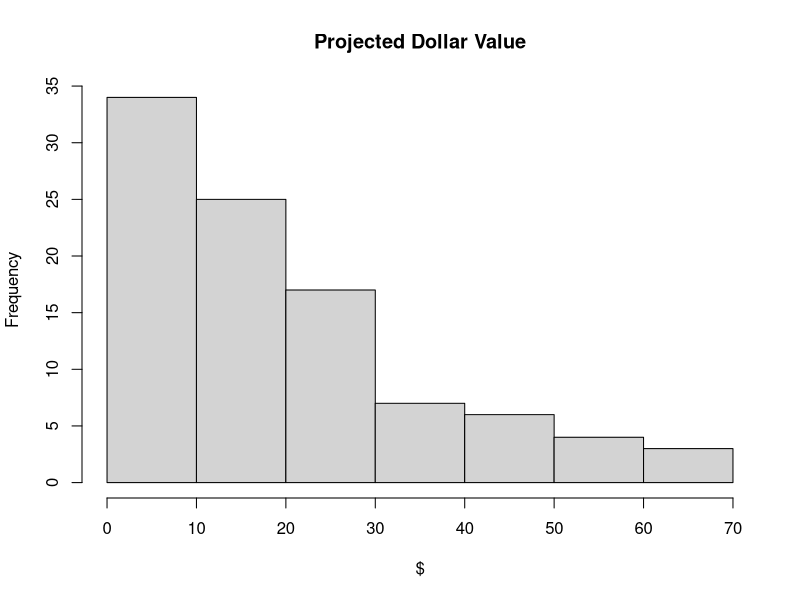
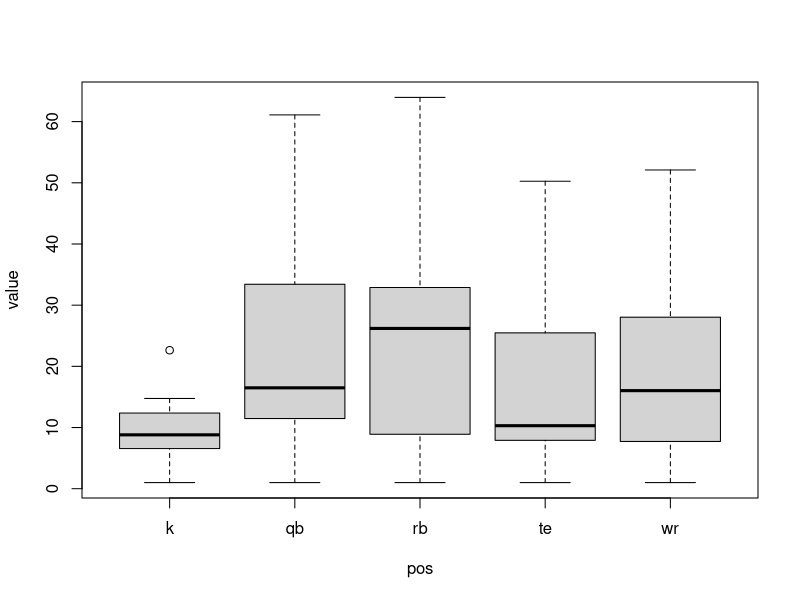

R code for these plots, in order: (Note: this script raises an error after producing the figures.)
## ---- chunk 1
# create your own data.frame
x <- data.frame(id=1:3, letter=letters[1:3], value=rnorm(3), even=(1:3)%%2==0)
x
nrow(x)
ncol(x)
names(x)
rownames(x)
str(x)
## ---- chunk 2
setwd(file.path('~','Documents','football-values'))
k <- read.csv('proj_k14.csv', header=TRUE, stringsAsFactors=FALSE)
qb <- read.csv('proj_qb14.csv', header=TRUE, stringsAsFactors=FALSE)
rb <- read.csv('proj_rb14.csv', header=TRUE, stringsAsFactors=FALSE)
te <- read.csv('proj_te14.csv', header=TRUE, stringsAsFactors=FALSE)
wr <- read.csv('proj_wr14.csv', header=TRUE, stringsAsFactors=FALSE)

# generate unique list of column names
cols <- unique(c(names(k), names(qb), names(rb), names(te), names(wr)))

# create a new column in each data.frame
# values are recylcled
# concept: ?Extract
k[,'pos'] <- 'k'
qb[,'pos'] <- 'qb'
rb[,'pos'] <- 'rb'
te[,'pos'] <- 'te'
wr[,'pos'] <- 'wr'

# append 'pos' to unique column list
cols <- c(cols, 'pos')

# create common columns in each data.frame
# initialize values to zero
k[,setdiff(cols, names(k))] <- 0
qb[,setdiff(cols, names(qb))] <- 0
rb[,setdiff(cols, names(rb))] <- 0
te[,setdiff(cols, names(te))] <- 0
wr[,setdiff(cols, names(wr))] <- 0

# combine data.frames by row, using consistent column order
x <- rbind(k[,cols], qb[,cols], rb[,cols], te[,cols], wr[,cols])

# guess how to combine by column

# rename column names, by removing periods
# this fails because the period has a special meaning
sub('.', '', names(x))

# furthermore, gsub does global replacement, not single replacement
names(x) <- gsub('[.]', '', names(x))
## ---- chunk 3
# calculate new columns
# convert NFL stat to fantasy points
x[,'p_fg'] <- x[,'fg']*4
x[,'p_xpt'] <- x[,'xpt']*1
x[,'p_pass_yds'] <- x[,'pass_yds']/25
x[,'p_pass_tds'] <- x[,'pass_tds']*4
x[,'p_pass_ints'] <- x[,'pass_ints']*-2
x[,'p_rush_yds'] <- x[,'rush_yds']/10
x[,'p_rush_tds'] <- x[,'rush_tds']*6
x[,'p_fumbles'] <- x[,'fumbles']*-2
x[,'p_rec_yds'] <- x[,'rec_yds']/20
x[,'p_rec_tds'] <- x[,'rec_tds']*6

# sum selected column values for every row
# this is total fantasy points for each player
x[,'points'] <- rowSums(x[,grep("^p_", names(x))])
## ---- chunk 4
# create new data.frame ordered by points descendingly
x2 <- x[order(x[,'points'], decreasing=TRUE),]

# which rows contain quarterbacks?
which(x2[,'pos']=='qb')

# which row contains the 12th best quarterback?
which(x2[,'pos']=='qb')[12]

# which row contains the 90th best quarterback?
which(x2[,'pos']=='qb')[90]

# determine the row indeces for each position
k.ix <- which(x2[,'pos']=='k')
qb.ix <- which(x2[,'pos']=='qb')
rb.ix <- which(x2[,'pos']=='rb')
te.ix <- which(x2[,'pos']=='te')
wr.ix <- which(x2[,'pos']=='wr')
## ---- chunk 5
# calculate marginal points by subtracting "baseline" player's points
x2[k.ix, 'marg'] <- x2[k.ix,'points'] - x2[k.ix[12],'points']
x2[qb.ix, 'marg'] <- x2[qb.ix,'points'] - x2[qb.ix[12],'points']
x2[rb.ix, 'marg'] <- x2[rb.ix,'points'] - x2[rb.ix[24],'points']
x2[te.ix, 'marg'] <- x2[te.ix,'points'] - x2[te.ix[12],'points']
x2[wr.ix, 'marg'] <- x2[wr.ix,'points'] - x2[wr.ix[36],'points']

# create a new data.frame subset by non-negative marginal points
x3 <- x2[x2[,'marg'] >= 0,]

# re-order by marginal points
x3 <- x3[order(x3[,'marg'], decreasing=TRUE),]

# reset the row names
rownames(x3) <- NULL

# calculation for player value
x3[,'value'] <- x3[,'marg']*(12*200-nrow(x))/sum(x3[,'marg']) + 1

# create a data.frame with more interesting columns
x4 <- x3[,c('PlayerName','pos','points','marg','value')]
head(x4)
tail(x4)
## ---- chunk 6
hist(x4[,'value'], main='Projected Dollar Value', xlab='$')
boxplot(value ~ pos, data=x4)
## ---- chunk 7
# select rows by index
x4[1:3,]
# select rows by name
x4[c("10","20","40","80"),]
# select columns by index, and first 10 rows
x4[seq(10),c(1,5)]
# select columns by name, and 5 random rows
x4[sample(nrow(x4), 5), c('pos','value')]
# be careful when selecting a single column
# no longer data.frame, but vector
x4[seq(5),'PlayerName']
# maintain data.frame structure
x4[seq(5),'PlayerName', drop=FALSE]
# select rows that satisfy condition
# every 10th row
x4[seq(nrow(x4))%%10 == 0,]
# quarterbacks
x4[x4[,'pos'] == 'qb',]
# wide receivers or tight ends, but only first 10
x4[x4[,'pos'] %in% c('wr','te'),][1:10,]
# same thing, different way
x4[grep("wr|te", x4[,'pos'])[1:10],]
# values greater than 35
x4[x4[,'value'] > 35,]
# combining conditions with AND
# running backs with value between 10 and 15
x4[x4[,'pos'] == 'rb' & x4[,'value'] >= 10 & x4[,'value'] <= 15,]
# combining conditions with OR
# rounded value ends in '9' or value is 1
x4[round(x4[,'value']) %% 10 == 9 | x4[,'value'] == 1,]
# combining conditions with complicated combinations
# kickers with value < 6 or tight end with value < 5
x4[(x4[,'pos'] == 'k' & x4[,'value'] < 6) | (x4[,'pos'] == 'te' & x4[,'value'] < 5),]
# select columns that match pattern
x3[seq(10), grep("^p_", names(x3))]
# select empty data.frame
x4[FALSE,]
## ---- chunk 8
for(i in seq(5)) {
  print(paste("loop:", i, sep=''))
}
## ---- chunk 9
# step 1: build a data.frame with column names and scale values
# step 2: iterate over rows of data.frame
# step 3: build new column
## ---- chunk 10
# load knitr package
library(knitr)
purl('df_intro.Rmd', quiet=TRUE)
